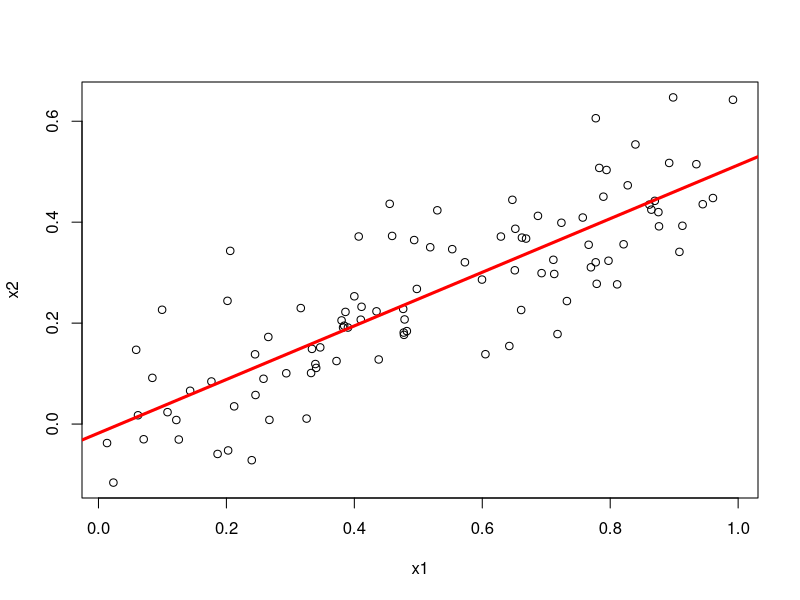
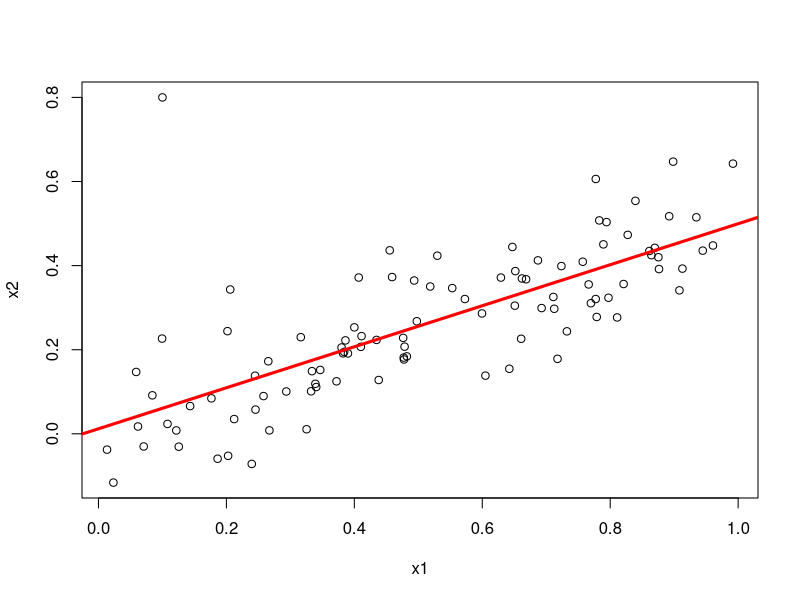
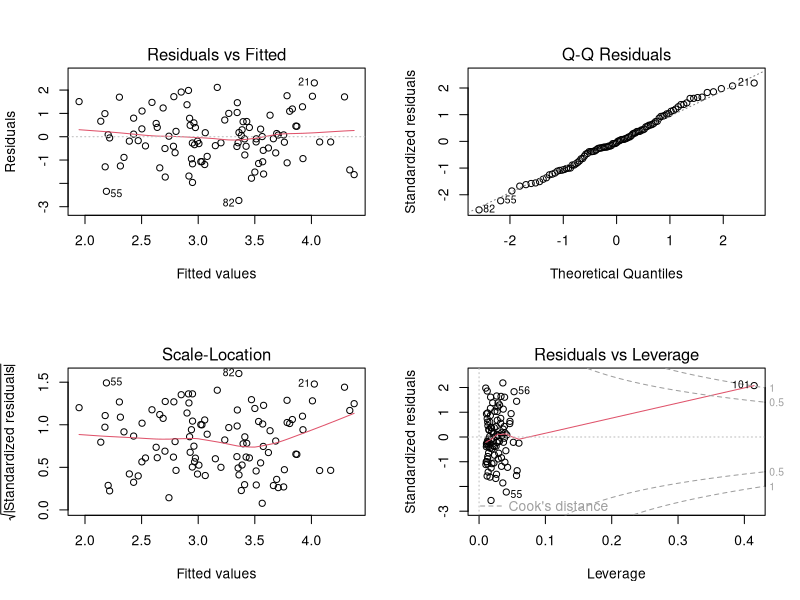
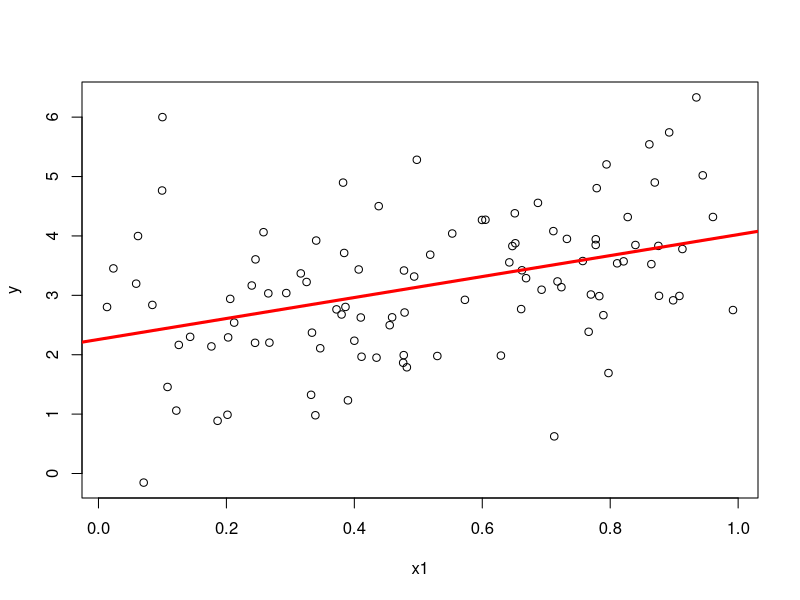
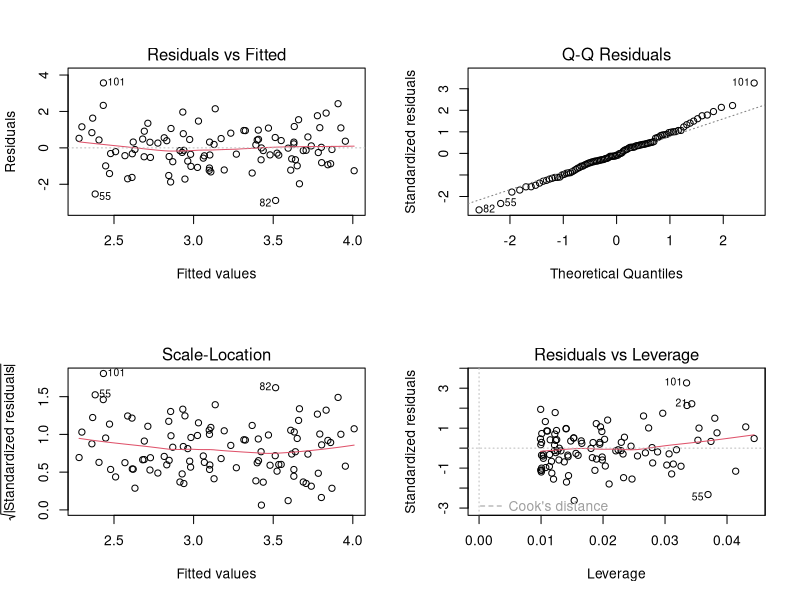
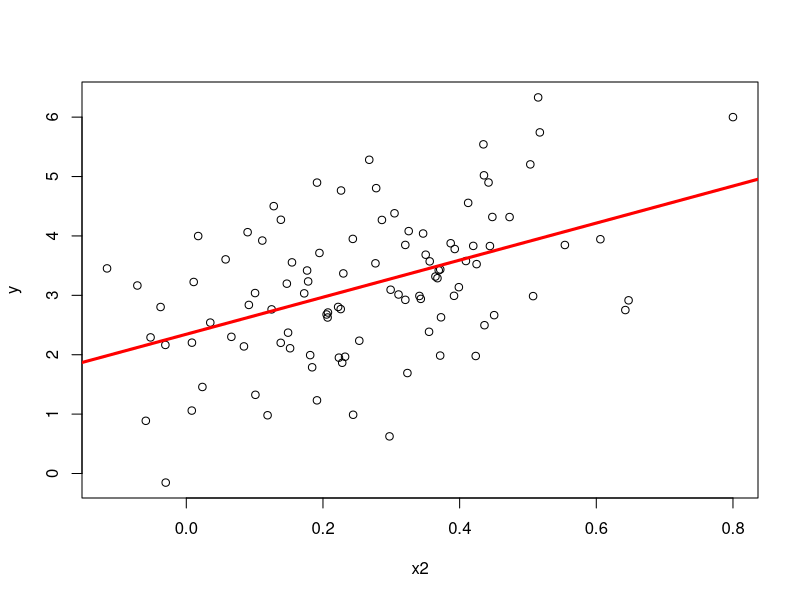
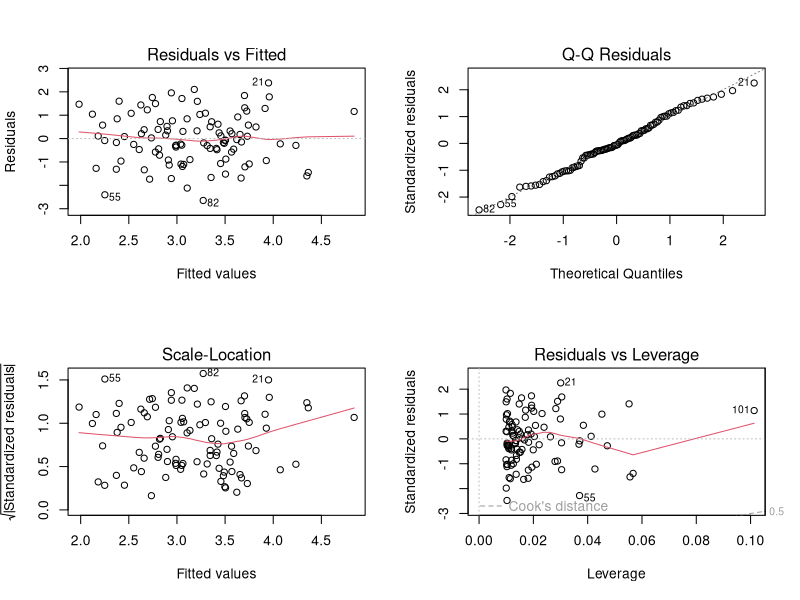

Recreate these plots in R, in order.
## ---- chunk 1
set.seed (1)
x1 = runif (100)
x2 = 0.5* x1 + rnorm (100) /10
y = 2+2* x1 +0.3* x2+rnorm (100)
## ---- chunk 2
lm.fitx=lm(x2~x1)
summary(lm.fitx)
cor(x1,x2)
plot(x1,x2)
abline(lm.fitx,lwd=3,col="red")
## ---- chunk 3
lm.fity=lm(y ~ x1 + x2)
summary(lm.fity)
## ---- chunk 4
lm.fit.y.x1=lm(y ~ x1)
summary(lm.fit.y.x1)
## ---- chunk 5
lm.fit.y.x2=lm(y ~ x2)
summary(lm.fit.y.x2)
## ---- chunk 6
library(car)
vif(lm.fity)
## ---- chunk 7
x1=c(x1 , 0.1)
x2=c(x2 , 0.8)
y=c(y ,6)
## ---- chunk 8

lm.fitx=lm(x2~x1)
summary(lm.fitx)
plot(x1,x2)
abline(lm.fitx,lwd=3,col="red")

lm.fity=lm(y ~ x1 + x2)
summary(lm.fity)
par(mfrow=c(2,2))
plot(lm.fity)

lm.fit.y.x1=lm(y ~ x1)
summary(lm.fit.y.x1)
par(mfrow=c(1,1))
plot(x1,y)
abline(lm.fit.y.x1,lwd=3,col="red")
par(mfrow=c(2,2))
plot(lm.fit.y.x1)

lm.fit.y.x2=lm(y ~ x2)
summary(lm.fit.y.x2)
par(mfrow=c(1,1))
plot(x2,y)
abline(lm.fit.y.x2,lwd=3,col="red")
par(mfrow=c(2,2))
plot(lm.fit.y.x2)

